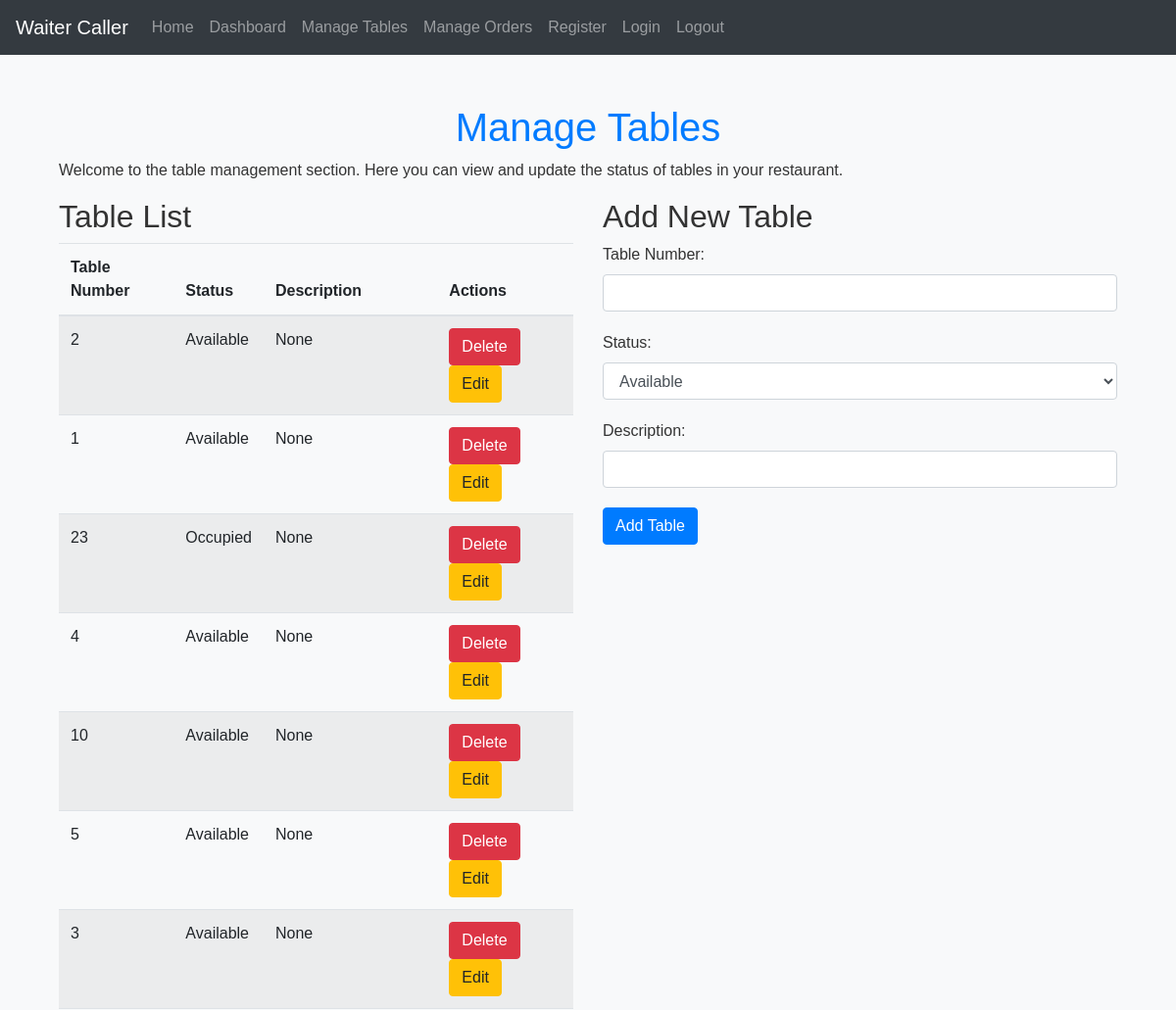
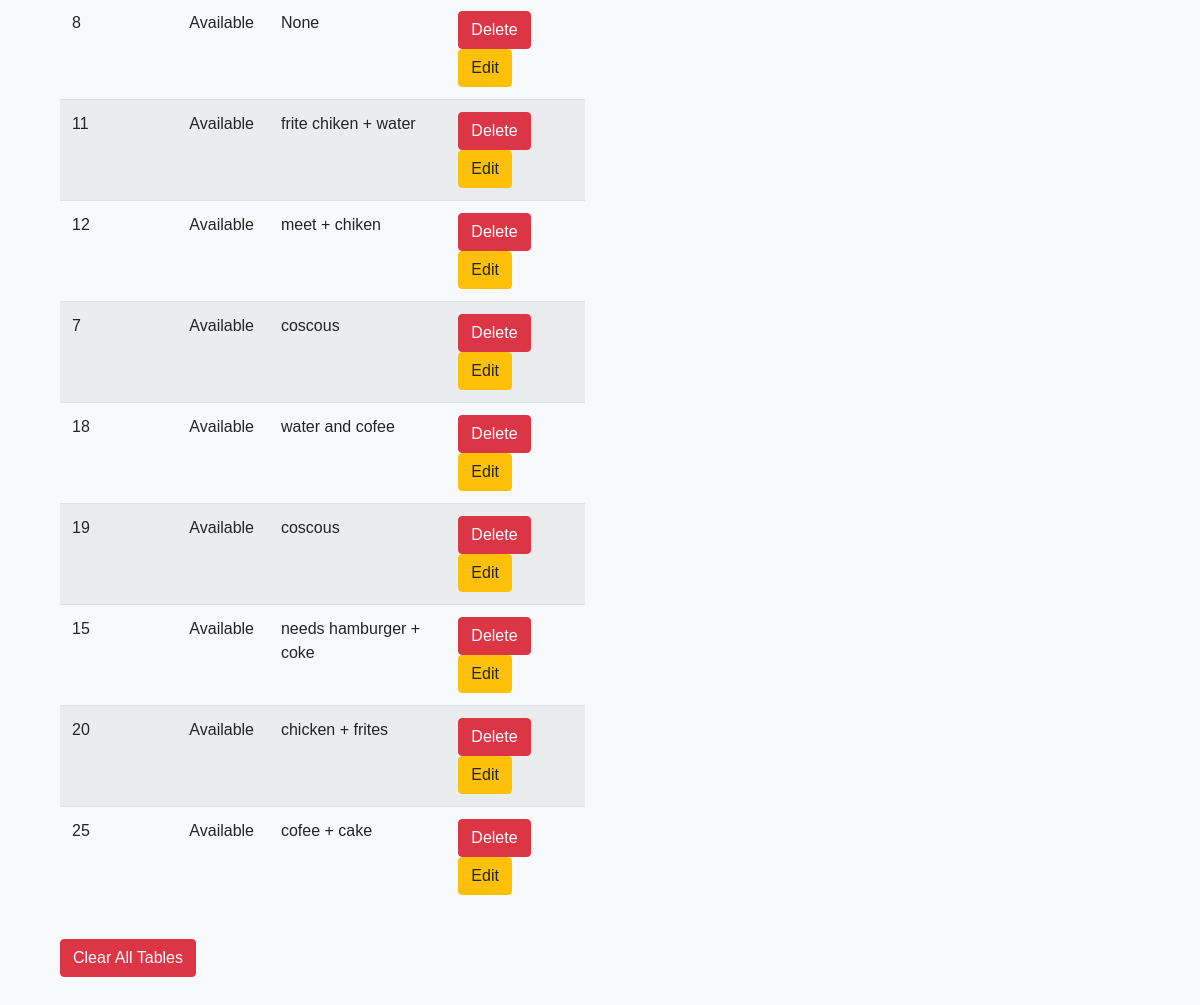
Page /manage_tables (signed in) on the earlier database version (2 pictures, top to bottom).
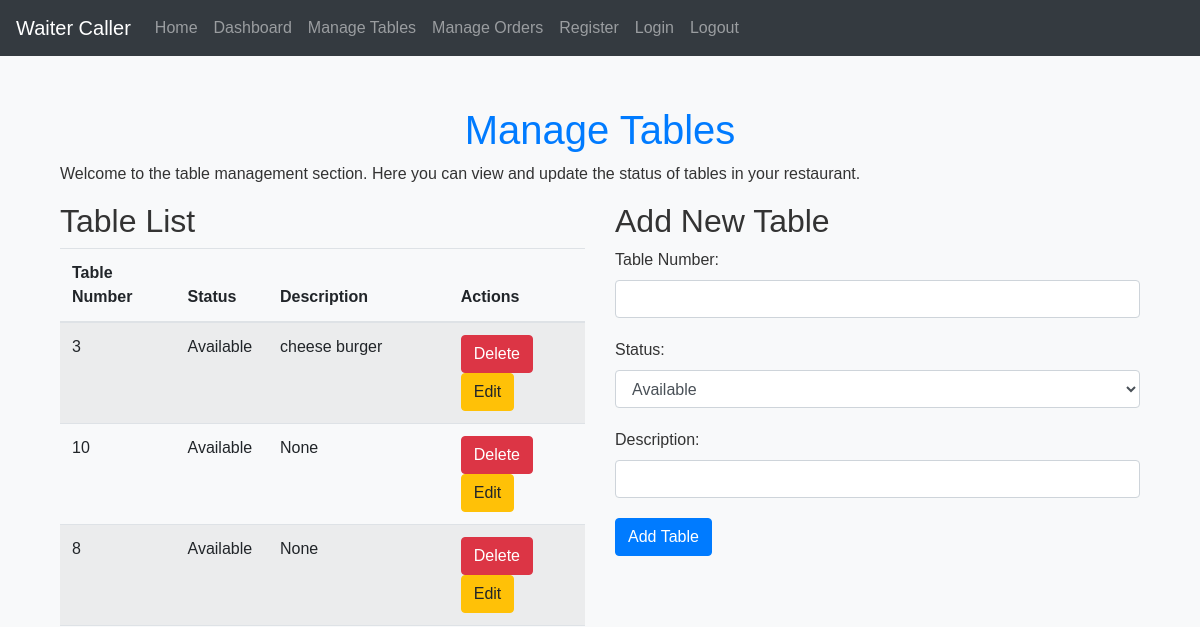
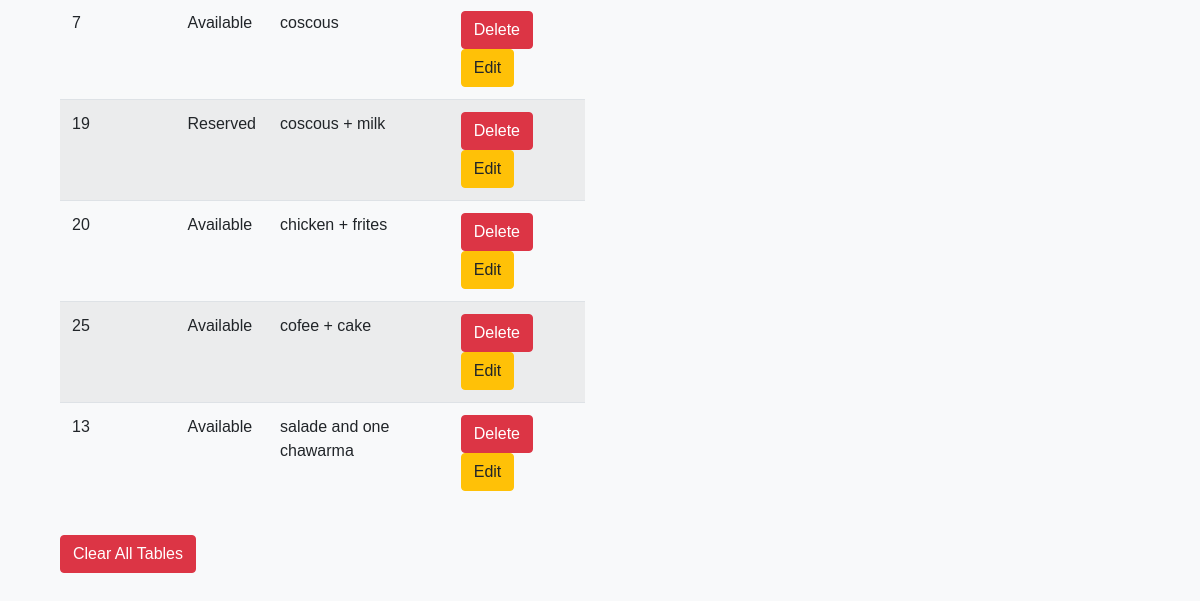
Same page on the later database version (2 pictures, top to bottom).
### app.py (models this page shows, shortened)
class Table(db.Model):
    id = db.Column(db.Integer, primary_key=True)
    table_number = db.Column(db.Integer, unique=True, nullable=False)
    status = db.Column(db.String(20), nullable=False)
    description = db.Column(db.String(200), nullable=True)  # Ensure this column exists

### app.py (the view, shortened to what this page needs)
@app.route('/manage_tables', methods=['GET', 'POST'])
def manage_tables():
    if 'user_id' not in session:
        flash('Please log in to manage tables.', 'error')
        return redirect(url_for('login'))
    tables = Table.query.all()
    return render_template('manage_tables.html', tables=tables)

### templates/manage_tables.html (shortened to what this page needs)
{% extends 'base.html' %}
{% block content %}
<div class="container mt-5">
    <h1 class="text-center">Manage Tables</h1>
    <p>Welcome to the table management section. Here you can view and update the status of tables in your restaurant.</p>
    <div class="row">
        <div class="col-md-6">
            <h2>Table List</h2>
            <table class="table table-striped">
                <thead>
                    <tr>
                        <th>Table Number</th>
                        <th>Status</th>
                        <th>Description</th>
                        <th>Actions</th>
                    </tr>
                </thead>
                <tbody>
                    {% for table in tables %}
                        <tr>
                            <td>{{ table.table_number }}</td>
                            <td>{{ table.status }}</td>
                            <td>{{ table.description }}</td>
                            <td>
                                <form method="POST" action="{{ url_for('delete_table', table_id=table.id) }}" style="display: inline;">
                                    <button type="submit" class="btn btn-danger">Delete</button>
                                </form>
                                <a href="{{ url_for('edit_table', table_id=table.id) }}" class="btn btn-warning">Edit</a>
                            </td>
                        </tr>
                    {% endfor %}
                </tbody>
            </table>
            <form method="POST" action="{{ url_for('clear_tables') }}" onsubmit="return confirm('Are you sure you want to delete all tables?');">
                <button type="submit" class="btn btn-danger mt-3">Clear All Tables</button>
            </form>
        </div>
        <div class="col-md-6">
            <h2>Add New Table</h2>
            <form method="POST" action="{{ url_for('manage_tables') }}">
                <div class="form-group">
                    <label for="table_number">Table Number:</label>
                    <input type="number" class="form-control" id="table_number" name="table_number" required>
                </div>
                <div class="form-group">
                    <label for="status">Status:</label>
                    <select class="form-control" id="status" name="status" required>
                        <option value="Available">Available</option>
                    </select>
                </div>
                <div class="form-group">
                    <label for="description">Description:</label>
                    <input type="text" class="form-control" id="description" name="description">
                </div>
                <button type="submit" class="btn btn-primary">Add Table</button>
            </form>
        </div>
    </div>
</div>
{% endblock %}

### templates/base.html (shortened to what this page needs)
<!DOCTYPE html>
<html lang="en">
<head>
    <link rel="stylesheet" href="https://stackpath.bootstrapcdn.com/bootstrap/4.5.2/css/bootstrap.min.css">
    <link rel="stylesheet" href="{{ url_for('static', filename='styles.css') }}">
</head>
<body>
    <nav class="navbar navbar-expand-lg navbar-dark bg-dark ">
        <a class="navbar-brand" href="#">Waiter Caller</a>
        <div class="collapse navbar-collapse" id="navbarSupportedContent">
            <ul class="navbar-nav mr-auto">
                <li class="nav-item">
                    <a class="nav-link" href="{{ url_for('index') }}">Home</a>
                </li>
                <li class="nav-item">
                    <a class="nav-link" href="{{ url_for('dashboard') }}">Dashboard</a>
                </li>
                <li class="nav-item">
                    <a class="nav-link" href="{{ url_for('manage_tables') }}">Manage Tables</a>
                </li>
                <li class="nav-item">
                    <a class="nav-link" href="{{ url_for('manage_orders') }}">Manage Orders</a>
                </li>
                <li class="nav-item">
                    <a class="nav-link" href="{{ url_for('register') }}">Register</a>
                </li>
                <li class="nav-item">
                    <a class="nav-link" href="{{ url_for('login') }}">Login</a>
                </li>
                <li class="nav-item">
                    <a class="nav-link" href="{{ url_for('logout') }}">Logout</a>
                </li>
            </ul>
        </div>
    </nav>
    <div class="container">
        {% block content %}
        {% endblock %}
    </div>
</body>
</html>

### static/styles.css (style rules this page uses)
body { font-family: 'Arial', sans-serif; background-color: #f8f9fa; color: #333; }
h1 { color: #007bff; margin-top: 50px; }
.btn-primary { background-color: #007bff; border-color: #007bff; }
.container { margin-top: 50px; margin-bottom: 50px; }
.form-control { margin-bottom: 20px; }

Differences in the rows shown:
removed Table: table_number "1", status "Available", description "None"
removed Table: table_number "23", status "Occupied", description "None"
removed Table: table_number "4", status "Available", description "None"
removed Table: table_number "5", status "Available", description "None"
removed Table: table_number "3", status "Available", description "None"
removed Table: table_number "11", status "Available", description "frite chiken + water"
removed Table: table_number "12", status "Available", description "meet + chiken"
removed Table: table_number "18", status "Available", description "water and cofee"
removed Table: table_number "15", status "Available", description "needs hamburger + coke"
changed Table: table_number "2" → "3"; description "None" → "cheese burger"
changed Table: status "Available" → "Reserved"; description "coscous" → "coscous + milk"
added Table: table_number "13", status "Available", description "salade and one chawarma"
